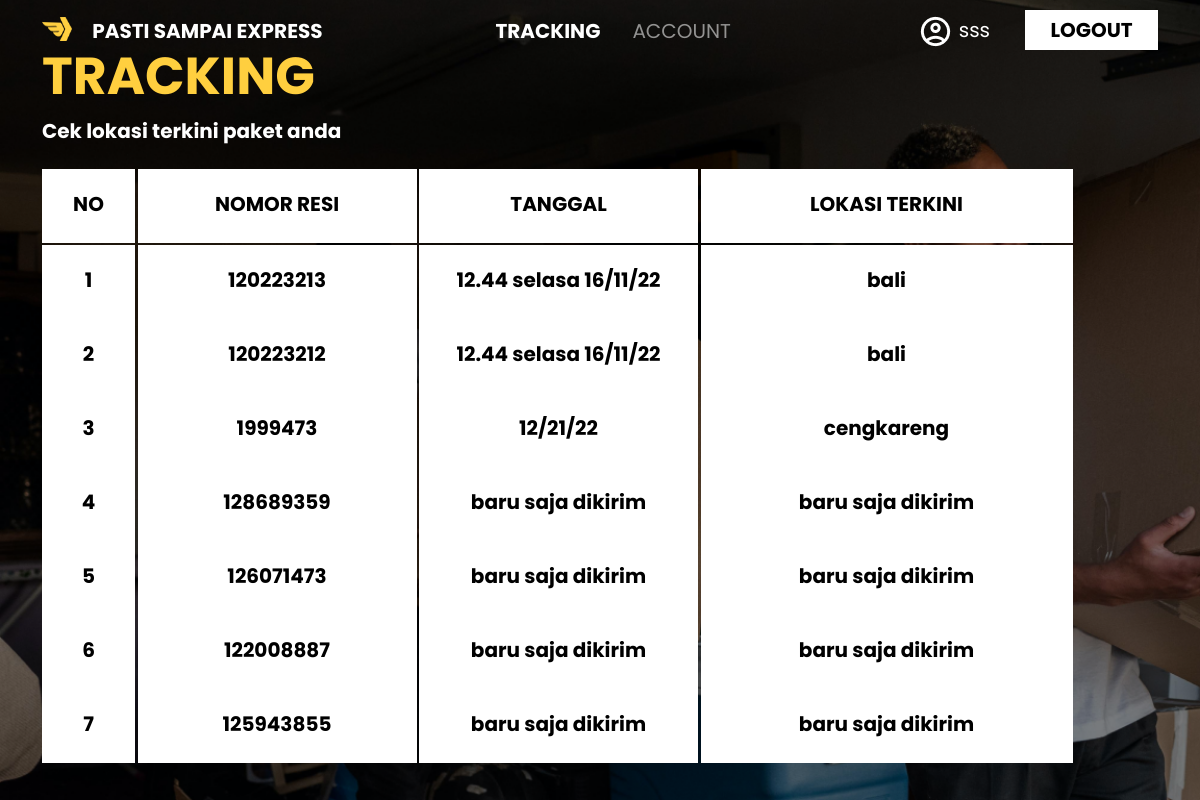
/dashboard (signed in), run on an earlier commit of the app's database.
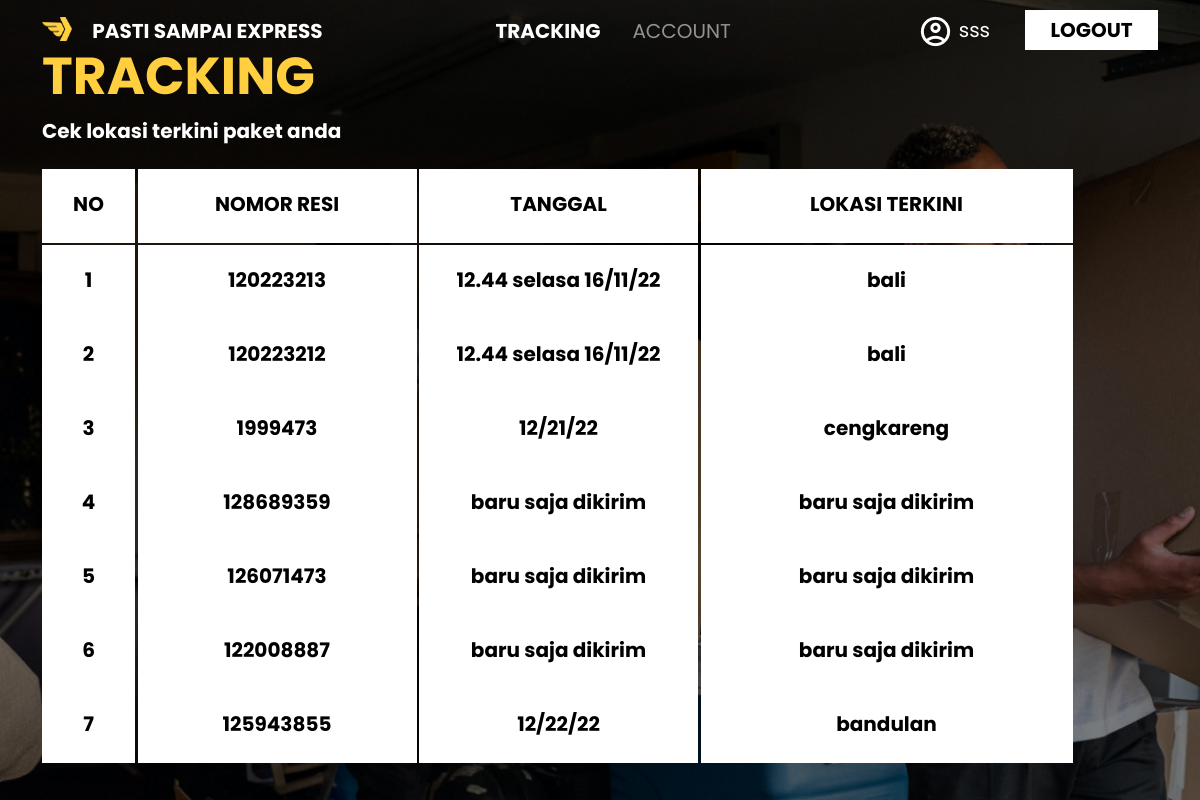
And on a later commit of the database.
### pastisampai/models.py (models this page shows, shortened)
class User(db.Model, UserMixin):
    id = db.Column(db.Integer(), primary_key=True)
    roles = db.Column(db.String(length=30),nullable=False)
    username = db.Column(db.String(length=30), nullable=False, unique=True)
    fullname = db.Column(db.String(length=30),nullable=False)
    email_address = db.Column(db.String(length=50), nullable=False)
    password_hash = db.Column(db.String(length=60), nullable=False)
    resi = db.relationship('Resi',secondary=user_resi,backref='users')
    @property
    def password(self):
        return self.password

class Resi(db.Model):
    id = db.Column(db.Integer(),primary_key=True)
    no_resi = db.Column(db.Integer(),nullable=False)
    sender_n = db.Column(db.String(length=60),nullable=False)
    receiver_n = db.Column(db.String(length=60),nullable=False)
    origin_n = db.Column(db.String(length=60),nullable=False)
    destination_n = db.Column(db.String(length=60),nullable=False)
    type_of_packet = db.Column(db.String(length=60),nullable=False)
    type_of_service = db.Column(db.String(length=60),nullable=False)
    sender_pn = db.Column(db.Integer(),nullable=False)
    receiver_pn = db.Column(db.Integer(),nullable=False)
    weight_packet = db.Column(db.String(length=30),nullable=False)
    arrived_at = db.Column(db.String(length=30),nullable=False)
    time_on_update = db.Column(db.String(length=60),nullable=False)
    time_on_deliver = db.Column(db.String(length=60),nullable=False)
    ongkir = db.Column(db.String(length=30),nullable=False)

### pastisampai/routes.py (the view)
@app.route('/dashboard',methods=["GET","POST"])
@login_required
def dashboard_page():# counterpart for session
    user = current_user.resi
    return render_template("dashboard.html",resis=user)

### pastisampai/models.py (called while the page is built)
@login_manager.user_loader
def load_user(user_id):
    return User.query.get(int(user_id))

### pastisampai/templates/dashboard.html (shortened to what this page needs)
{% extends 'index.html' %}
{% block content %}
<section id="dashboard">
    <div class="container h-100">
        <div class="row h-100">
            <div class="col-md-12 dashboard-tagline my-auto">
                <h1>TRACKING</h1>
                <p>Cek lokasi terkini paket anda</p>
                <div class="table-head">
                    <div class="col-md-1 text-center dashboard-border">
                        <div class="no">
                            <p>NO</p>
                        </div>
                    </div>
                    <div class="col-md-3 text-center dashboard-border">
                        <div class="resi">
                            <p>NOMOR RESI</p>
                        </div>
                    </div>
                    <div class="col-md-3 text-center dashboard-border">
                        <div class="tanggal">
                            <p>TANGGAL</p>
                        </div>
                    </div>
                    <div class="col-md-4 text-center">
                        <div class="lokasi">
                            <p>LOKASI TERKINI</p>
                        </div>
                    </div>
                </div>
                {% if resis %}
                <div class="table-wrapper-scroll-y my-custom-scrollbar">
                {% for resi in resis %}
                <div class="table-dashboard">
                    <div class="col-md-1 text-center dashboard-border">
                        <div class="no">
                            <p>{{ loop.index }}</p>
                        </div>
                    </div>
                    <div class="col-md-3 text-center dashboard-border">
                        <div class="resi">
                            <p>{{resi.no_resi}}</p>
                        </div>
                    </div>
                    <div class="col-md-3 text-center dashboard-border">
                        <div class="tanggal">
                            <p>{{resi.time_on_update}}</p>
                        </div>
                    </div>
                    <div class="col-md-4 text-center">
                        <div class="lokasi">
                            <p>{{resi.arrived_at}}</p>
                        </div>
                    </div>
                </div>
                {% endfor %}
                {% endif %}
            </div>
        </div>
    </div>
</section>
{% endblock %}

### pastisampai/templates/index.html (shortened to what this page needs)
<!doctype html>
<html lang="en">
    <head>
        <link href="https://cdn.jsdelivr.net/npm/bootstrap@5.0.2/dist/css/bootstrap.min.css" rel="stylesheet">
        <link rel="stylesheet" href="https://cdnjs.cloudflare.com/ajax/libs/toastr.js/latest/toastr.min.css">
        <link rel="stylesheet" href="{{ url_for('static',filename='css/style.css') }}">
        <link rel="stylesheet" href="{{ url_for('static',filename='css/responsive.css') }}">
    </head>
    <body>
        <nav class="navbar navbar-expand-lg navbar-dark bg-transparent position-fixed w-100">
            <div class="container">
                <a class="navbar-brand" href="{{ url_for('home_page') }}">
                    <img src="{{ url_for('static',filename='Assets/img/Logo Small.png') }}" alt="" width="30" height="24" class="d-inline-block align-text-top me-3">
                    PASTI SAMPAI EXPRESS</a>
                <div class="collapse navbar-collapse" id="navbarNav">
                    <ul class="navbar-nav mx-auto">
                            {% if current_user.is_authenticated %}
                                {% if current_user.roles == 'admin' %}
                            <li class="nav-item mx-2">
                                <a href="{{ url_for('dashboard_admin_page') }}" class="nav-link {{ 'active' if request.path == url_for('dashboard_admin_page') }}">ADD</a>
                            </li>
                            <li class="nav-item mx-2">
                                <a href="{{ url_for('update_page') }}"  class="nav-link {{ 'active' if request.path == url_for('update_page') }}">UPDATE</a>
                            </li>
                            <li class="nav-item mx-2">
                                <a href="{{ url_for('tracking_page') }}" class="nav-link {{ 'active' if request.path == url_for('tracking_page') }}">TRACKING</a>
                            </li>
                            <li class="nav-item mx-2">
                                <a href="{{ url_for('account_info') }}" class="nav-link {{ 'active' if request.path == url_for('account_info') }}">ACCOUNT</a>
                            </li>
                                {% else %}
                            <li class="nav-item mx-2">
                                <a href="{{ url_for('dashboard_page') }}" class="nav-link {{ 'active' if request.path == url_for('dashboard_page') }}">TRACKING</a>
                            </li>
                            <li class="nav-item mx-2">
                                <a href="{{ url_for('account_info') }}" class="nav-link {{ 'active' if request.path == url_for('account_info') }}">ACCOUNT</a>
                            </li>
                                {% endif %}
                            {% endif %}
                    </ul>
                    <div>
                        {% if current_user.is_authenticated %}
                        <button class="button-primary">
                            <a href="{{ url_for('account_info') }}">
                                <img src="{{ url_for('static',filename='Assets/img/user.png') }}" alt="">
                                {{current_user.username}}</a>
                        </button>
                        <button class="button-secondary">
                            <a href="{{ url_for('logout_page') }}">LOGOUT</a>
                        </button>
                        {% endif %}
                    </div>
                </div>
            </div>
        </nav>
        {% block content %}{% endblock %}
    </body>
</html>

### pastisampai/static/css/style.css (style rules this page uses)
:root { --pr-color : #000000; }
.bg-transparent { transition: all ease-in 0.3s; }
body { font-family: 'Poppins', sans-serif; background-color: #000000; }
.navbar-brand { font-weight: 700; font-size: 20; }
.nav-link { font-size: 20px; }
.nav-link.active { font-weight: 700; }
.button-primary { width: 133px; height: 40px; background-color: transparent; color: #fff; border: none; font-size: 20px; font-weight: 400; }
.button-secondary { width: 133px; height: 40px; background-color: #fff; color: var(--pr-color); border: none; font-size: 20px; font-weight: 700; }
.button-primary a { color: #fff; text-decoration: none; }
.button-secondary a { color: #000000; text-decoration: none; }
#dashboard { background-image: url('../Assets/img/Background.png'); background-size: cover; height: 100vh; width: 100%; }
.dashboard-tagline h1 { width: 100%; height: 71px; font-weight: 700; font-size: 52px; line-height: 78px; color: #FFCF3F; }
.dashboard-tagline p { width: 100%; height: 35px; font-weight: 700; font-size: 20px; line-height: 30px; color: #FFFFFF; margin-bottom: 18px; }
.table-dashboard { position: relative; display: flex; flex-wrap: wrap; align-items: stretch; width: 100%; }
.table-head { position: relative; display: flex; flex-wrap: wrap; align-items: stretch; width: 100%; margin-bottom: 2.5px !important; }
.dashboard-border { margin-right: 2.5px !important; }
.no, .resi, .tanggal, .lokasi { height: 74px; background: #fff; padding: 20px; }
.no p, .resi p, .tanggal p, .lokasi p { color: #000000; font-weight: 700; }

What changed in the data, as far as the page shows it:
changed Resi: time_on_update "baru saja dikirim" → "12/22/22"; arrived_at "baru saja dikirim" → "bandulan"
